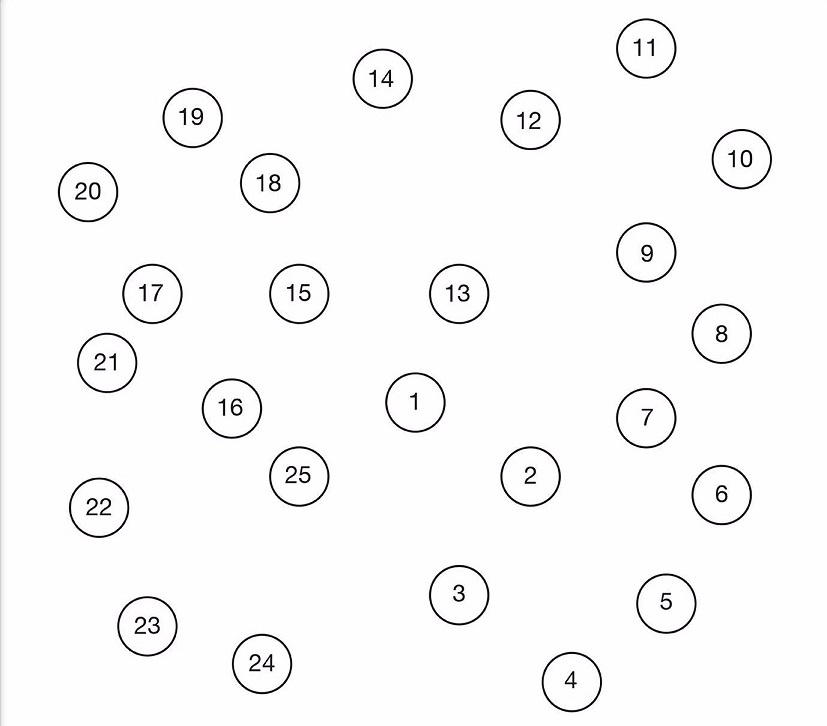
#> input picture Trail Making Test/images/2.jpg, 827 x 726 px
$ jupyter execute number_extractor.ipynb
#> lines starting #> are read from the running program, lines starting #| are printed output that depends on the picture; after the words box and inside, x2 and y2 are one past the last pixel; in counts of white or black regions, pixels touching at a corner belong together
[cell 1]
import cv2
import numpy as np

[cell 2]
import cv2
import numpy as np

def extract_and_visualize_circles(image_path):
    # Read the image
#> called with image_path = 'images/2.jpg'
    image = cv2.imread(image_path)
#> image is the input picture: shape (726, 827, 3); mean B, G, R 248.9, 248.8, 248.8

    # Convert the image to grayscale
    gray = cv2.cvtColor(image, cv2.COLOR_BGR2GRAY)

    # Apply image processing to detect circles
    circles = cv2.HoughCircles(
        gray,
        cv2.HOUGH_GRADIENT,
        dp=1,
        minDist=50,
        param1=50,
        param2=30,
        minRadius=10,
        maxRadius=30
    )
#> circles = 25 rows, first 8: [261.5, 663.5, 28.2], [87.5, 191.5, 28.2], [269.5, 182.5, 28.2], [571.5, 681.5, 28.2], [458.5, 293.5, 28.3], [106.5, 362.5, 28.3], [458.5, 594.5, 28.3], [298.5, 293.5, 28.3]
    coordinates = {}
    if circles is not None:
        # Convert the circle parameters to integers
        circles = np.round(circles[0, :]).astype("int")
#> circles = 25 rows, first 8: [262, 664, 28], [88, 192, 28], [270, 182, 28], [572, 682, 28], [458, 294, 28], [106, 362, 28], [458, 594, 28], [298, 294, 28]

        # Iterate through each circle
        for i, (x, y, r) in enumerate(circles):
            # Create a mask to extract the current circle
            mask = np.zeros_like(gray)
            cv2.circle(mask, (x, y), r, 255, -1)
            extracted_circle = cv2.bitwise_and(image, image, mask=mask)

            # Display the extracted circle
            cv2.imshow(f"Circle {i+1}", extracted_circle)
            cv2.waitKey(0)
            cv2.destroyAllWindows()
            number = int(input())  # Assuming the number is the pixel value at the circle center
            coordinates[number] = (x, y)
#> this loop made 7 passes; the answer given on pass 1: 3
#> (x, y) on passes 1 to 7: (262, 664), (88, 192), (270, 182), (572, 682), (458, 294), (106, 362), (458, 594)
#> pass 1, in extract_and_visualize_circles, `extracted_circle = cv2.bitwise_and(image, image, mask=mask)`:
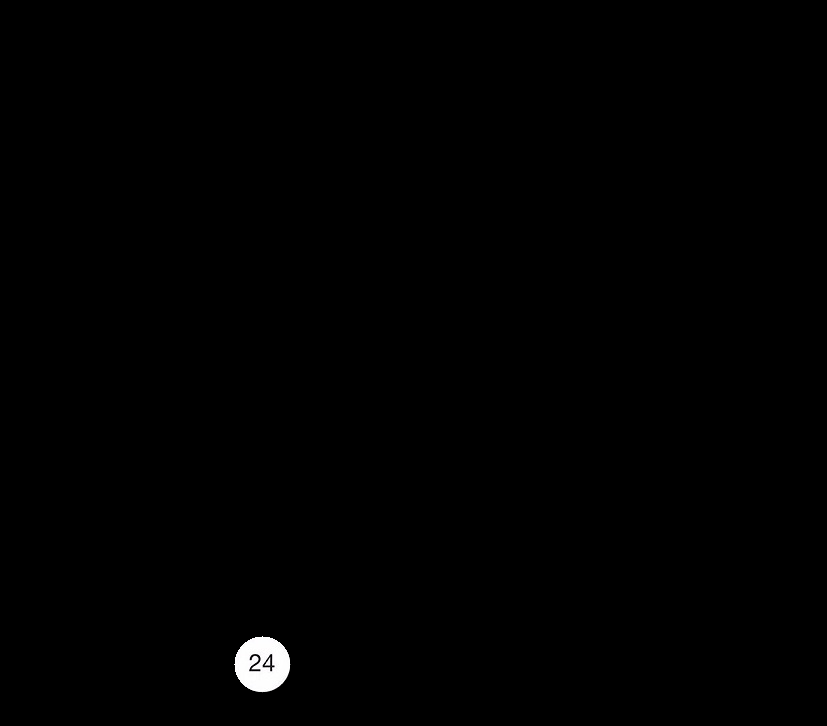
#> extracted_circle: shape (726, 827, 3); mean B, G, R 1, 1, 1
#> after the loop:
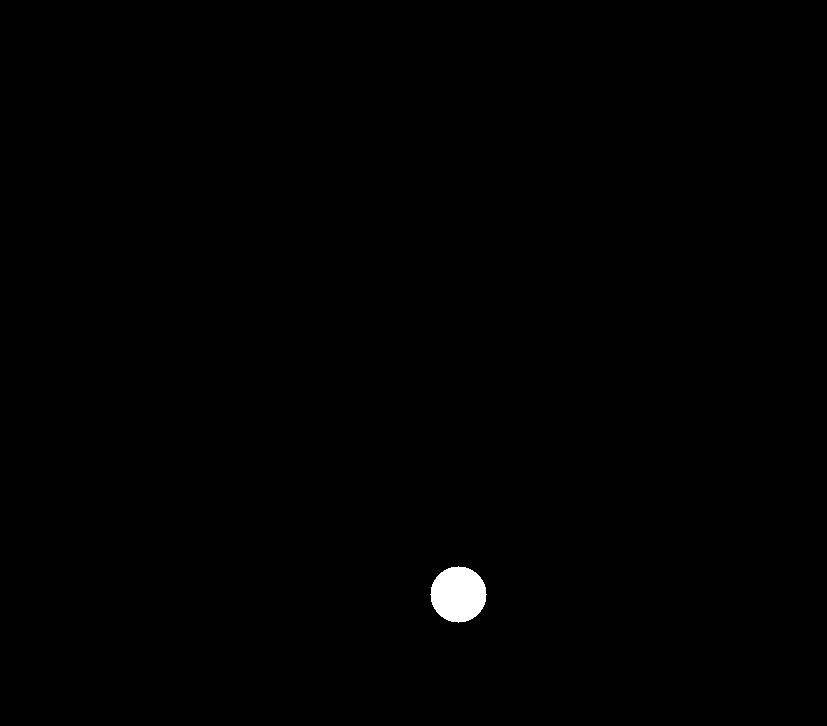
#> mask: shape (726, 827); 0.41% white; 1 white region, box (x1, y1, x2, y2) and area: (430, 566, 487, 623) 2453
#> after the loop, coordinates = {3: (106, 362)}
        return coordinates

# Provide the path to your image
image_path = "images/2.jpg"

# Call the function to extract and visualize the circles
coordinates=extract_and_visualize_circles(image_path)
